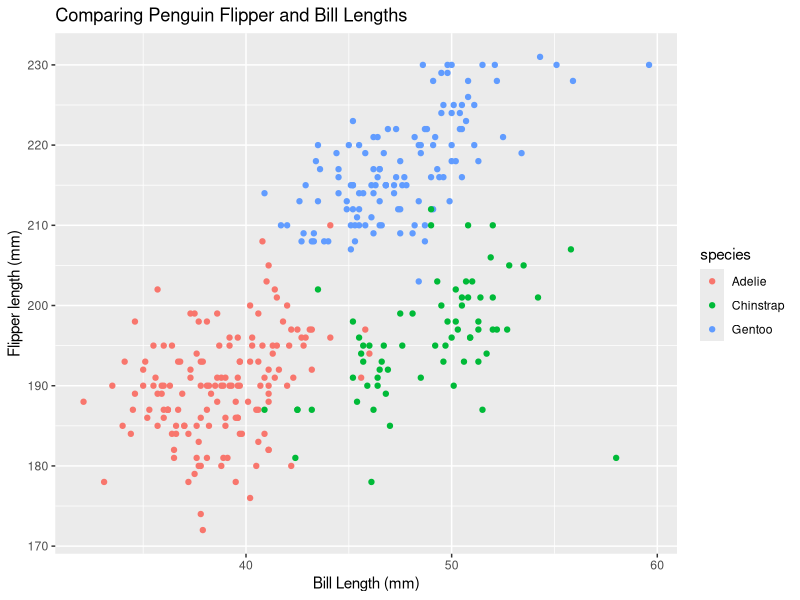
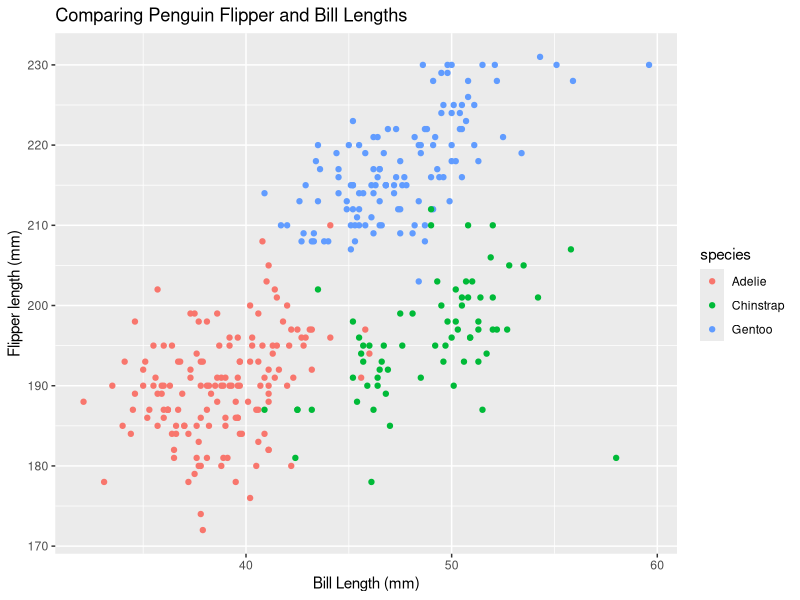

These charts were generated, in order, by the following R code:
## ---- chunk 1
library(tidyverse)
library(dplyr)
## ---- chunk 2

data("penguins", package = "palmerpenguins")

head(penguins)

## ---- chunk 3

ggplot(penguins, aes(x = bill_length_mm, y = flipper_length_mm, color = species)) + geom_point() + xlab("Bill Length (mm)") + ylab("Flipper length (mm)") + ggtitle("Comparing Penguin Flipper and Bill Lengths")

ggsave("BillxFlipperLengthxSpecies.PDF", height = 4, width = 10)

## ---- chunk 4
sample_df = 
  tibble(
  var_rand = rnorm(n = 10,mean = 0),
  var_logic = var_rand > 0, 
  var_char = c("a", "b","c","a", "a", "b", "b", "c", "b","a"),
  var_factor = factor(var_char, levels = c("a","b","c"), ordered = TRUE)
  )
## ---- chunk 5
print(sample_df)
## ---- chunk 6

var_rand_pull <- sample_df %>% pull(var_rand) 
var_logic_pull <- sample_df %>% pull(var_logic)
var_char_pull <- sample_df %>% pull(var_char)
var_factor_pull <- sample_df %>%  pull(var_factor)
## ---- chunk 7

var_char_num <- as.numeric(var_char_pull)
var_factor_num <- as.numeric(var_factor_pull)


